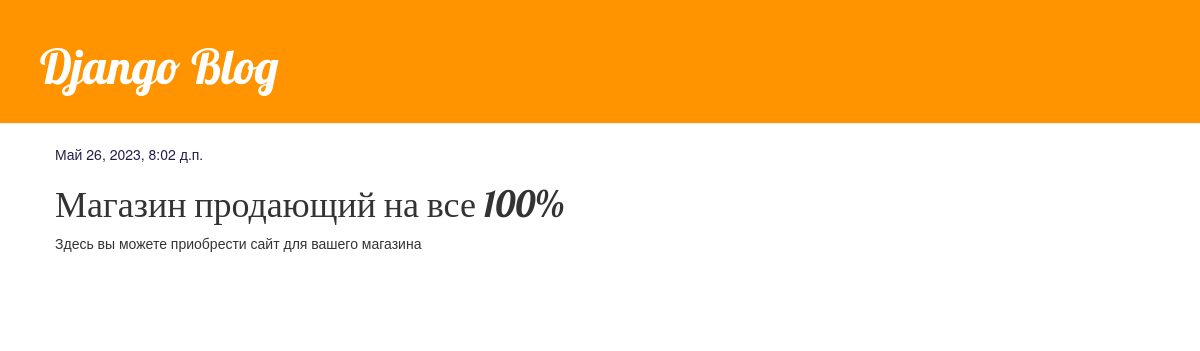
The app's page /post/2/, older data.
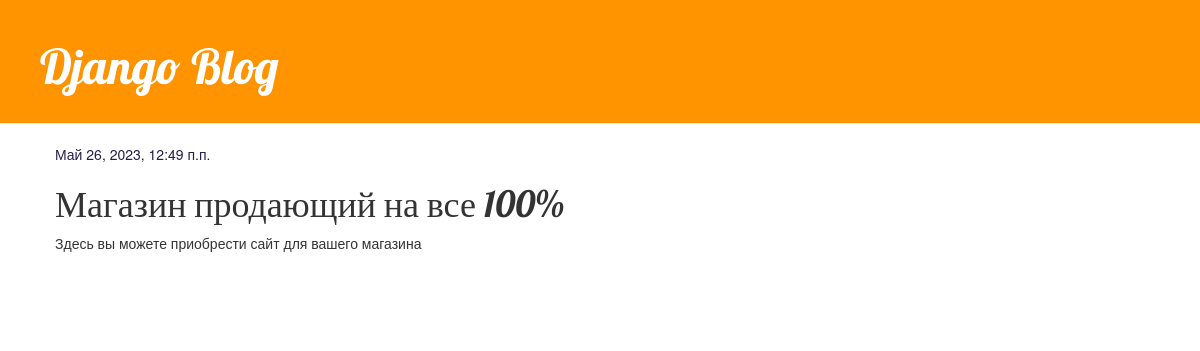
The same page, newer data.
### blog/models.py (models this page shows, shortened)
class Post(models.Model):
    author = models.ForeignKey(settings.AUTH_USER_MODEL, on_delete=models.CASCADE)
    title = models.CharField(max_length=200)
    text = models.TextField()
    created_date = models.DateTimeField(default=timezone.now)
    published_date = models.DateTimeField(blank=True, null=True)

### blog/views.py (the view)
# urls.py: path('post/<int:pk>/', views.post_detail, name='post_detail'),
def post_detail(request, pk):
    post = get_object_or_404(Post, pk=pk)
    return render(request, 'blog/post_detail.html', {'post': post})

### blog/templates/blog/post_detail.html (shortened to what this page needs)
{% extends 'blog/base.html' %}
{% block content %}
    <div class="post">
        {% if post.published_date %}
            <div class="date">
                {{ post.published_date }}
            </div>
        {% endif %}
        <h1>{{ post.title }}</h1>
        <p>{{ post.text|linebreaksbr }}</p>
    </div>
{% endblock %}

Row changes from the older to the newer data that the page shows:
changed Post "Магазин продающий на все 100%": published_date "Май 26, 2023, 8:02 д.п." → "Май 26, 2023, 12:49 п.п."
